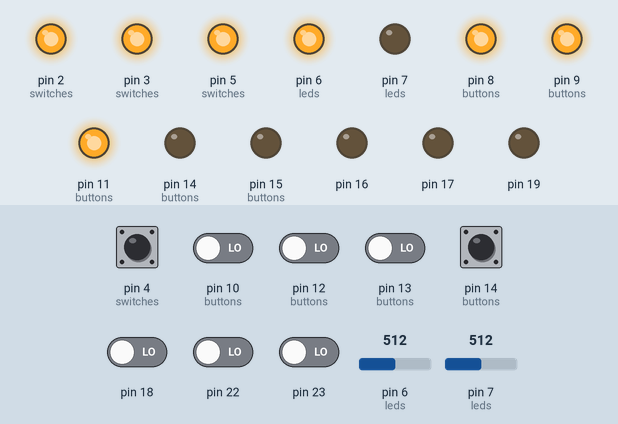
A sketch run on a simulated Arduino Uno, built with avr-gcc and run on an emulated ATmega328P. Parts: output pins drawn as LEDs (lit = HIGH). The inputs (shaded band) are chosen by the test bench; at power-on: pin 4 (switches) HIGH, pin 10 (buttons), pin 12 (buttons), pin 13 (buttons), pin 14 (buttons), pin 18, pin 22, pin 23 LOW, pin 6 (leds) = 512, pin 7 (leds) = 512. Pins used as bus, display or sensor lines are not drawn; what the sketch prints to the serial monitor is not drawn.

Above: at 17.5 s.
17.6 s: pin 6 (leds) set to 0
At 26.1 s:
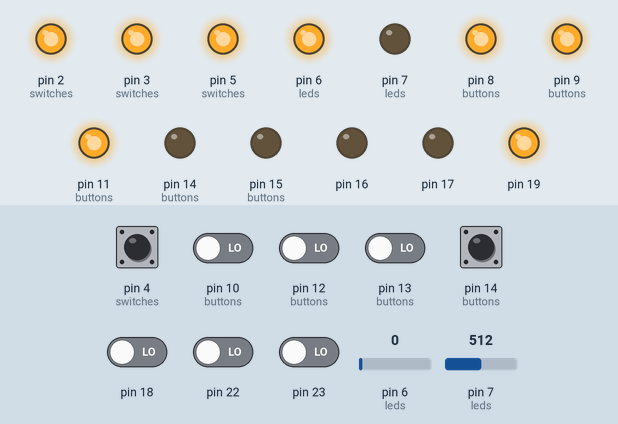
31.6 s: pin 14 (buttons) pulled HIGH for 3 s
At 33.7 s:
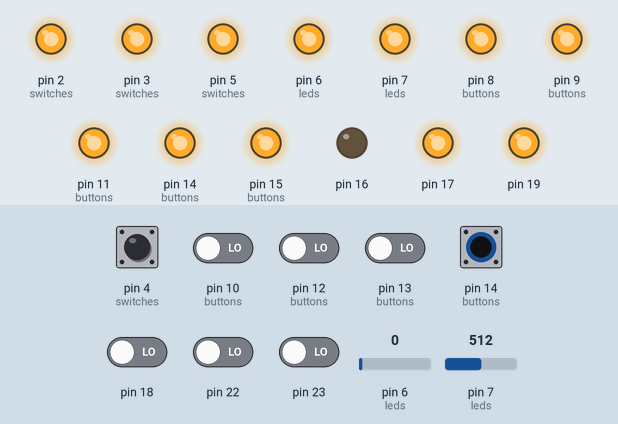
Timing chart, 0 to 35.2 s (numbered marks = the images above; inputs shaded):
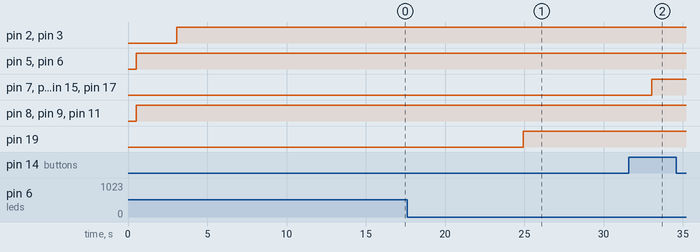

Measured:
- after the input at 17.6 s, pin 19: LOW → HIGH after 7.3 s
- after the input at 31.6 s, pin 7 (leds): LOW → HIGH after 1.5 s

The sketch:

PUI_pin-expander.ino
```cpp
#include <Wire.h>
#include "Adafruit_MCP23017.h"

#define NUM_LEDS      2
#define NUM_SWITCHES  6
#define NUM_BUTTONS   8

#define S_HEADSTART   0
#define S_MOTORS      1
#define S_BLUETOOTH   2
#define S_KICKER      3
#define S_BODENSENSOR 4
#define S_DEBUGINFO   5

#define L_KEEPER      6
#define L_STRIKER     7

#define B_LEFT        8
#define B_MIDDLE      9
#define B_RIGHT       10
#define B_KICK        11
#define B_COMPASS     12
#define B_ANIMATION   13
#define B_LINECAL     14
#define B_LIGHTBCAL   15

Adafruit_MCP23017 mcp;

int switches[NUM_SWITCHES] = {S_HEADSTART, S_MOTORS, S_BLUETOOTH, S_KICKER, S_BODENSENSOR, S_DEBUGINFO};
int leds[NUM_LEDS] = {L_KEEPER, L_STRIKER};
int buttons[NUM_BUTTONS] = {B_LEFT, B_MIDDLE, B_RIGHT, B_KICK, B_COMPASS, B_ANIMATION, B_LINECAL, B_LIGHTBCAL};

void setup() {
  mcp.begin();      // use default address 0
  Serial.begin(9600);

  for(int i = 0; i<NUM_SWITCHES; i++){
    mcp.pinMode(switches[i], INPUT);
    mcp.pullUp(switches[i], HIGH);  // turn on a 100K pullup internally
  }

  for(int i = 0; i<NUM_BUTTONS; i++){
    mcp.pinMode(buttons[i], INPUT);
    mcp.pullUp(buttons[i], HIGH);  // turn on a 100K pullup internally
  }

  for(int i = 0; i<NUM_LEDS; i++){
    mcp.pinMode(leds[i], OUTPUT);
  }
}


void loop() {
  Serial.println("Switches: ");
  for(int i = 0; i<NUM_SWITCHES; i++){
    Serial.print(mcp.digitalRead(switches[i]));
    Serial.print(" - ");
  }
  Serial.println("\n");


  Serial.println("Buttons: ");
  for(int i = 0; i<NUM_BUTTONS; i++){
    Serial.print(mcp.digitalRead(buttons[i]));
    Serial.print(" - ");
  }
  Serial.println("\n");

  for(int i = 0; i<NUM_LEDS; i++){
    mcp.digitalWrite(leds[i], (millis()%1000 > 500)+i %2);
  }

  delay(100);
}
```
